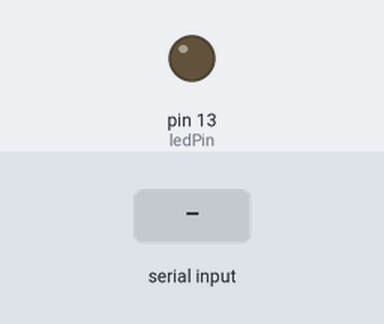
Bench run of a sketch on a simulated Arduino Uno, built with avr-gcc and run on an emulated ATmega328P. Shown: output pins drawn as LEDs (lit = HIGH). Inputs (shaded band) come from the test bench. What the sketch prints to the serial monitor is not drawn.

Above: at 1.2 s.
1.3 s: "1" received over the second serial link
At 1.6 s:
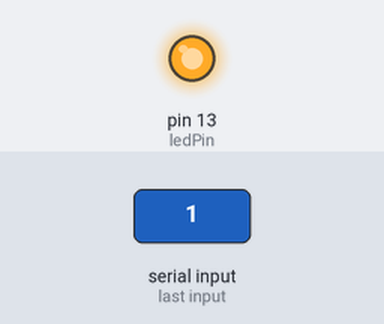
Timing chart, 0 to 4.3 s (numbered marks = the images above; inputs shaded):
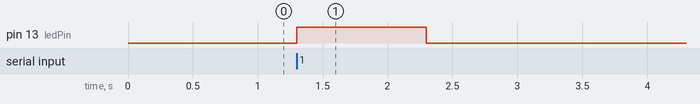

Measured:
- after the input at 1.3 s, pin 13 (ledPin): LOW → HIGH at once, → LOW 1.0 s later

The sketch:

recepteur_lora_v2.ino
```cpp
#include <SoftwareSerial.h>

SoftwareSerial mySerial(10, 11); //mySerial(RX, TX);
int SerialValue;
int ledPin = 13;
String receivedData;

void setup(){
 pinMode(ledPin, OUTPUT);
 Serial.begin(9600);
 while (!Serial){}
 mySerial.begin(9600);
}

void loop(){
  //Serial.write("in");
 if (mySerial.available()){
  digitalWrite(ledPin,HIGH);
   receivedData = mySerial.readString();
   Serial.println(receivedData);
 }else digitalWrite(ledPin,LOW);

 if (Serial.available())
  mySerial.write(Serial.read());
}
```
